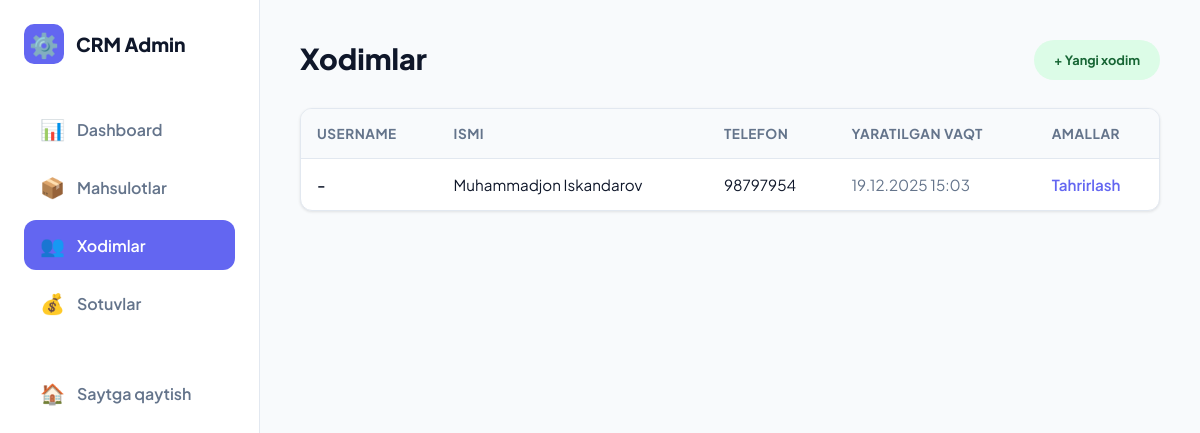
/admin-panel/employees/ (signed in), run on an earlier commit of the app's database.
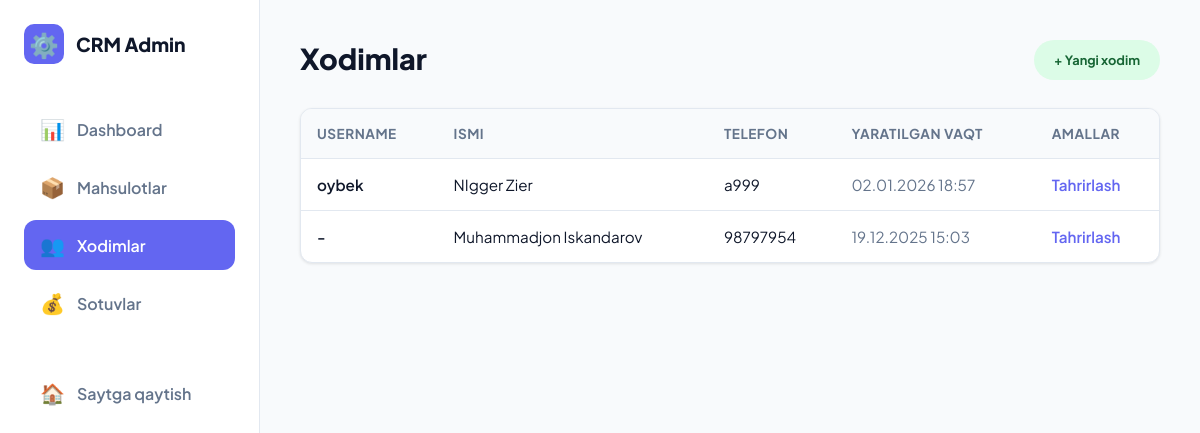
And on a later commit of the database.
### hodimlar/models.py (models this page shows, shortened)
class Hodim(models.Model):
    user = models.OneToOneField('auth.User', on_delete=models.CASCADE, null=True, blank=True, verbose_name='Foydalanuvchi')
    ism = models.CharField(max_length=100, verbose_name='Ism')
    familiya = models.CharField(max_length=100, verbose_name='Familiya')
    maosh = models.DecimalField(max_digits=10, decimal_places=2, verbose_name='Maosh')
    telefon = models.CharField(max_length=20, verbose_name='Telefon')
    yaratilgan_vaqt = models.DateTimeField(auto_now_add=True, verbose_name='Yaratilgan vaqt')
    yangilangan_vaqt = models.DateTimeField(auto_now=True, verbose_name='Yangilangan vaqt')
    class Meta:
        verbose_name = "Hodim"
        verbose_name_plural = "Hodimlar"
        ordering = ['-yaratilgan_vaqt']

### admin_panel/views.py (the view)
# urls.py: path('employees/', views.employee_list, name='admin_employee_list'),
@login_required
@user_passes_test(is_admin)
def employee_list(request):
    employees = Hodim.objects.all().order_by('-yaratilgan_vaqt')
    context = {
        'employees': employees,
        'active_tab': 'employees'
    }
    return render(request, 'admin_panel/employees/list.html', context)

### admin_panel/views.py (called while the page is built)
def is_admin(user):
    return user.is_staff or user.is_superuser

### templates/admin_panel/employees/list.html (shortened to what this page needs)
{% extends "admin_panel/admin_base.html" %}
{% block page_title %}Xodimlar{% endblock %}
{% block header_actions %}
<a href="{% url 'admin_employee_add' %}" class="badge badge-success"
    style="text-decoration: none; padding: 12px 20px;">+
    Yangi xodim</a>
{% endblock %}
{% block content %}
<div class="card">
    <div class="table-container">
        <table>
            <thead>
                <tr>
                    <th>Username</th>
                    <th>Ismi</th>
                    <th>Telefon</th>
                    <th>Yaratilgan vaqt</th>
                    <th>Amallar</th>
                </tr>
            </thead>
            <tbody>
                {% for employee in employees %}
                <tr>
                    <td style="font-weight: 600;">{{ employee.user.username|default:"-" }}</td>
                    <td>{{ employee.ism }} {{ employee.familiya }}</td>
                    <td>{{ employee.telefon|default:"-" }}</td>
                    <td style="color: var(--text-muted);">{{ employee.yaratilgan_vaqt|date:"d.m.Y H:i" }}</td>
                    <td>
                        <a href="{% url 'admin_employee_edit' employee.id %}"
                            style="color: var(--primary); text-decoration: none; font-weight: 600;">Tahrirlash</a>
                    </td>
                </tr>
                {% empty %}
                <tr>
                    <td colspan="5" style="text-align: center; padding: 40px; color: var(--text-muted);">Xodimlar mavjud
                        emas</td>
                </tr>
                {% endfor %}
            </tbody>
        </table>
    </div>
</div>
{% endblock %}

What changed in the data, as far as the page shows it:
added Hodim: user.username "oybek", ism "NIgger", familiya "Zier", telefon "a999", yaratilgan_vaqt "02.01.2026 18:57"
